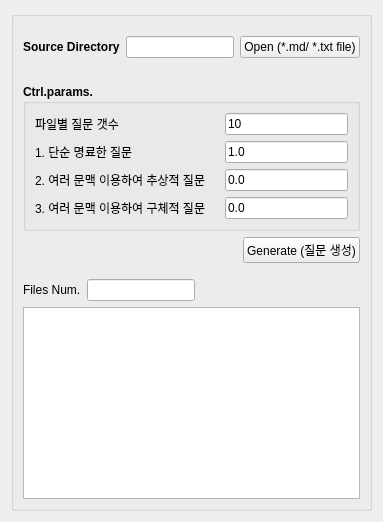
         <widget class="QWidget" name="tab">
          <attribute name="title">
           <string>Test Set Generation</string>
          </attribute>
          <layout class="QVBoxLayout" name="verticalLayout_3">
           <item>
            <widget class="QGroupBox" name="groupBox_7">
             <property name="font">
              <font>
               <weight>75</weight>
               <bold>true</bold>
              </font>
             </property>
             <property name="title">
              <string/>
             </property>
             <layout class="QVBoxLayout" name="verticalLayout_13">
              <item>
               <spacer name="verticalSpacer_2">
                <property name="orientation">
                 <enum>Qt::Vertical</enum>
                </property>
                <property name="sizeType">
                 <enum>QSizePolicy::Fixed</enum>
                </property>
                <property name="sizeHint" stdset="0">
                 <size>
                  <width>20</width>
                  <height>10</height>
                 </size>
                </property>
               </spacer>
              </item>
              <item>
               <layout class="QHBoxLayout" name="horizontalLayout_7">
                <item>
                 <widget class="QLabel" name="label_5">
                  <property name="font">
                   <font>
                    <weight>75</weight>
                    <bold>true</bold>
                   </font>
                  </property>
                  <property name="text">
                   <string>Source Directory</string>
                  </property>
                 </widget>
                </item>
                <item>
                 <widget class="QLineEdit" name="dirlineEdit">
                  <property name="font">
                   <font>
                    <weight>50</weight>
                    <bold>false</bold>
                   </font>
                  </property>
                 </widget>
                </item>
                <item>
                 <widget class="QPushButton" name="dirpushButton">
                  <property name="font">
                   <font>
                    <weight>50</weight>
                    <bold>false</bold>
                   </font>
                  </property>
                  <property name="text">
                   <string>Open (*.md/ *.txt file)</string>
                  </property>
                 </widget>
                </item>
               </layout>
              </item>
              <item>
               <spacer name="verticalSpacer_9">
                <property name="orientation">
                 <enum>Qt::Vertical</enum>
                </property>
                <property name="sizeType">
                 <enum>QSizePolicy::Fixed</enum>
                </property>
                <property name="sizeHint" stdset="0">
                 <size>
                  <width>20</width>
                  <height>20</height>
                 </size>
                </property>
               </spacer>
              </item>
              <item>
               <widget class="QGroupBox" name="groupBox_4">
                <property name="font">
                 <font>
                  <weight>75</weight>
                  <bold>true</bold>
                 </font>
                </property>
                <property name="title">
                 <string>Ctrl.params.</string>
                </property>
                <layout class="QVBoxLayout" name="verticalLayout_6">
                 <item>
                  <layout class="QGridLayout" name="gridLayout_5">
                   <item row="0" column="1">
                    <widget class="QLineEdit" name="n_lineEdit">
                     <property name="font">
                      <font>
                       <weight>50</weight>
                       <bold>false</bold>
                      </font>
                     </property>
                     <property name="text">
                      <string>10</string>
                     </property>
                    </widget>
                   </item>
                   <item row="2" column="1">
                    <widget class="QLineEdit" name="lineEdit_ComparativeAbstractQuerySynthesizer">
                     <property name="font">
                      <font>
                       <weight>50</weight>
                       <bold>false</bold>
                      </font>
                     </property>
                     <property name="text">
                      <string>0.0</string>
                     </property>
                    </widget>
                   </item>
                   <item row="0" column="0">
                    <widget class="QLabel" name="label_8">
                     <property name="font">
                      <font>
                       <weight>50</weight>
                       <bold>false</bold>
                      </font>
                     </property>
                     <property name="text">
                      <string>파일별 질문 갯수</string>
                     </property>
                    </widget>
                   </item>
                   <item row="1" column="1">
                    <widget class="QLineEdit" name="lineEdit_SpecificQuerySynthesizer">
                     <property name="font">
                      <font>
                       <weight>50</weight>
                       <bold>false</bold>
                      </font>
                     </property>
                     <property name="text">
                      <string>1.0</string>
                     </property>
                    </widget>
                   </item>
                   <item row="3" column="1">
                    <widget class="QLineEdit" name="lineEdit_AbstractQuerySynthesizer">
                     <property name="font">
                      <font>
                       <weight>50</weight>
                       <bold>false</bold>
                      </font>
                     </property>
                     <property name="text">
                      <string>0.0</string>
                     </property>
                    </widget>
                   </item>
                   <item row="1" column="0">
                    <widget class="QLabel" name="label_SpecificQuerySynthesizer">
                     <property name="font">
                      <font>
                       <weight>50</weight>
                       <bold>false</bold>
                      </font>
                     </property>
                     <property name="text">
                      <string>1. 단순 명료한 질문</string>
                     </property>
                    </widget>
                   </item>
                   <item row="2" column="0">
                    <widget class="QLabel" name="label_ComparativeAbstractQuerySynthesizer">
                     <property name="font">
                      <font>
                       <weight>50</weight>
                       <bold>false</bold>
                      </font>
                     </property>
                     <property name="text">
                      <string>2. 여러 문맥 이용하여 추상적 질문    </string>
                     </property>
                    </widget>
                   </item>
                   <item row="3" column="0">
                    <widget class="QLabel" name="label_11">
                     <property name="font">
                      <font>
                       <weight>50</weight>
                       <bold>false</bold>
                      </font>
                     </property>
                     <property name="text">
                      <string>3. 여러 문맥 이용하여 구체적 질문</string>
                     </property>
                    </widget>
                   </item>
                  </layout>
                 </item>
                </layout>
               </widget>
              </item>
              <item>
               <layout class="QHBoxLayout" name="horizontalLayout_10">
                <item>
                 <spacer name="horizontalSpacer_2">
                  <property name="orientation">
                   <enum>Qt::Horizontal</enum>
                  </property>
                  <property name="sizeHint" stdset="0">
                   <size>
                    <width>40</width>
                    <height>20</height>
                   </size>
                  </property>
                 </spacer>
                </item>
                <item>
                 <widget class="QPushButton" name="gengenpushButton">
                  <property name="font">
                   <font>
                    <weight>50</weight>
                    <bold>false</bold>
                   </font>
                  </property>
                  <property name="text">
                   <string>Generate (질문 생성)</string>
                  </property>
                 </widget>
                </item>
               </layout>
              </item>
              <item>
               <spacer name="verticalSpacer_6">
                <property name="orientation">
                 <enum>Qt::Vertical</enum>
                </property>
                <property name="sizeType">
                 <enum>QSizePolicy::Fixed</enum>
                </property>
                <property name="sizeHint" stdset="0">
                 <size>
                  <width>20</width>
                  <height>10</height>
                 </size>
                </property>
               </spacer>
              </item>
              <item>
               <layout class="QHBoxLayout" name="horizontalLayout_11">
                <item>
                 <widget class="QLabel" name="label_7">
                  <property name="font">
                   <font>
                    <weight>50</weight>
                    <bold>false</bold>
                   </font>
                  </property>
                  <property name="text">
                   <string>Files Num.</string>
                  </property>
                 </widget>
                </item>
                <item>
                 <widget class="QLineEdit" name="filenumlineEdit">
                  <property name="sizePolicy">
                   <sizepolicy hsizetype="Minimum" vsizetype="Fixed">
                    <horstretch>0</horstretch>
                    <verstretch>0</verstretch>
                   </sizepolicy>
                  </property>
                  <property name="font">
                   <font>
                    <weight>50</weight>
                    <bold>false</bold>
                   </font>
                  </property>
                 </widget>
                </item>
                <item>
                 <spacer name="horizontalSpacer_3">
                  <property name="orientation">
                   <enum>Qt::Horizontal</enum>
                  </property>
                  <property name="sizeHint" stdset="0">
                   <size>
                    <width>40</width>
                    <height>20</height>
                   </size>
                  </property>
                 </spacer>
                </item>
               </layout>
              </item>
              <item>
               <widget class="QListWidget" name="filelistlistWidget">
                <property name="font">
                 <font>
                  <weight>50</weight>
                  <bold>false</bold>
                 </font>
                </property>
               </widget>
              </item>
             </layout>
            </widget>
           </item>
          </layout>
         </widget>
